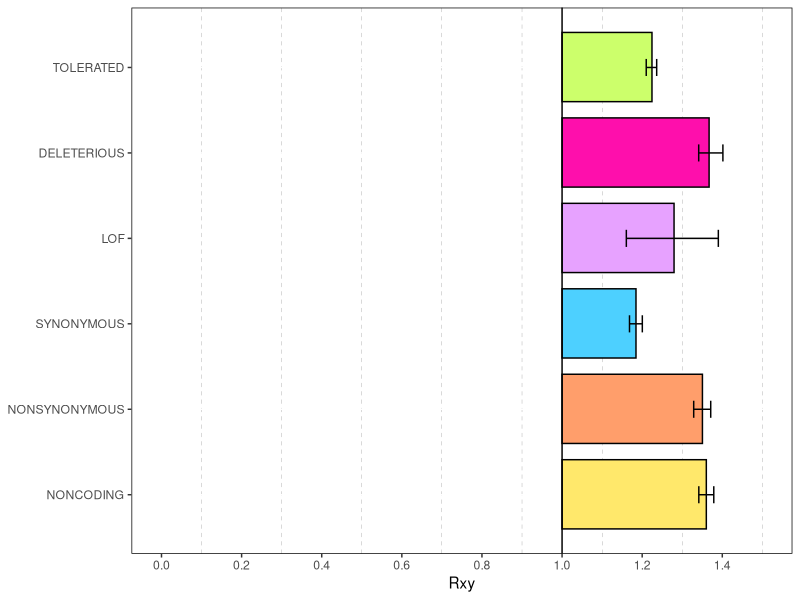

Reproduce this figure in R.
## ---- chunk 1
knitr::opts_chunk$set(echo = TRUE)
library(ggplot2)
library(ggpubr)
library(tidyr)
library(dplyr)
## ---- chunk 2
setwd("/Users/abc6435/Desktop/KROH/data/rxy")
rxy_v1 <- read.table("rxy_v1.txt", header = FALSE, sep = ' ')
rxy_v1$V0 <- 1
rxy_v1$V00 <- as.numeric(rownames(rxy_v1))
rxy_v1 <- rxy_v1[,c(5,1:4,6)]
colnames(rxy_v1) <- c("RXY_1", "RXY_2", "q025", "q975", "MUT", "MUT_NUM")

rxy_v2 <- read.table("rxy_v2.txt", header = FALSE, sep = ' ')
rxy_v2$V0 <- 1
rxy_v2$V00 <- as.numeric(rownames(rxy_v2))
rxy_v2 <- rxy_v2[,c(5,1:4,6)]
colnames(rxy_v2) <- c("RXY_1", "RXY_2", "q025", "q975", "MUT", "MUT_NUM")

## ---- chunk 3
colors = c("#fe0fac","#e7a2ff","#ffe86b","#ff9e6b","#4DD0FF","#ccff6b")

ggplot(rxy_v2, aes(y=MUT_NUM, fill=MUT)) +
  geom_rect(aes(xmin=RXY_1, xmax=RXY_2, 
                ymin=MUT_NUM-0.4, ymax=MUT_NUM+0.41), color="black") +
  scale_fill_manual(values = colors) +
  geom_errorbarh(aes(xmin = q025, xmax = q975, 
                     y = MUT_NUM), height = 0.2) +
  scale_x_continuous(limits=c(0,1.5), breaks=seq(0,1.5,0.2)) +
  scale_y_continuous(
    breaks = rxy_v1$MUT_NUM,
    labels = c("NONCODING","NONSYNONYMOUS","SYNONYMOUS",
               "LOF","DELETERIOUS","TOLERATED")) +
  geom_vline(xintercept = 1.0, color="black") +
  theme(
    panel.background = element_blank(),
    panel.grid.minor.x = element_line(linetype="dashed", color="black", size=0.05),
    panel.border = element_rect(color="black", fill=NA), 
    axis.title.y = element_blank()
  ) +
  xlab("Rxy") +
  guides(fill = "none")

